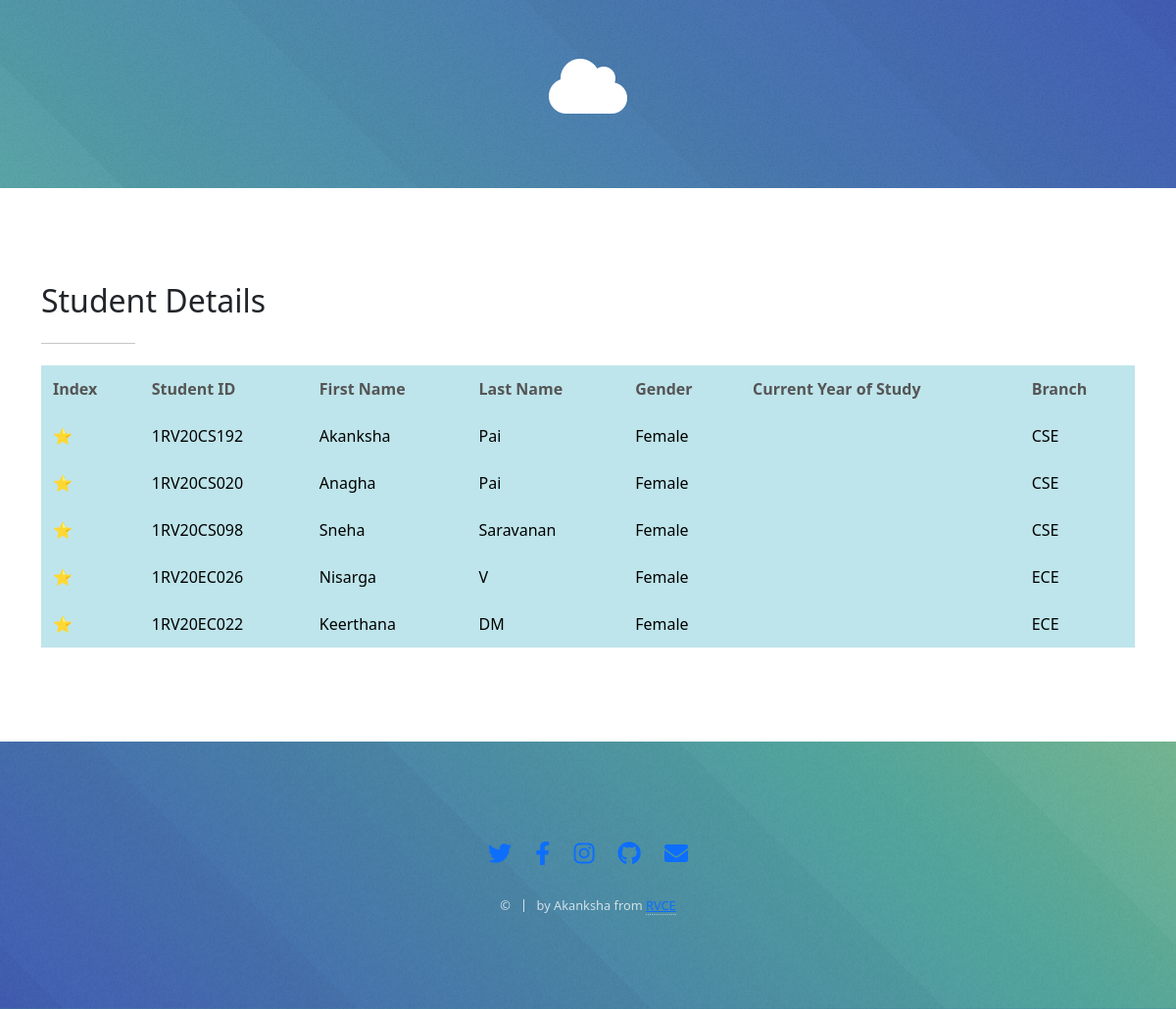
Screenshot of /view_student_details with the database file from the repository.
### app.py (models this page shows, shortened)
class Student(db.Model):
    __tablename__ = 'students'
    id = Column(Integer, primary_key=True)
    first_name = Column(String, nullable=False)
    last_name = Column(String, nullable=False)
    student_id = Column(String, nullable=False)
    dob = Column(String, nullable=False)
    gender = Column(String, nullable=True)
    semester = Column(String, nullable=True)
    branch = Column(String, nullable=True)
    photo_url = Column(String, nullable=True)
    def __repr__(self):
        return f'{self.student_id}'

### app.py (the view)
@app.route('/view_student_details')
def view_student_details():
    s = Student()
    students = s.query.all()
    return render_template('view_student_details.html', students=students)

### templates/view_student_details.html (shortened to what this page needs)
<!DOCTYPE html>
<html lang="en">
	<head>
		<link rel="stylesheet" href="{{ url_for('static', filename='assets/css/main.css') }}" />
        <link rel="stylesheet" href="https://maxcdn.bootstrapcdn.com/bootstrap/4.0.0/css/bootstrap.min.css">
		<link href="https://cdn.jsdelivr.net/npm/bootstrap@5.2.0-beta1/dist/css/bootstrap.min.css" rel="stylesheet">
	</head>
<body>
        <section id="header" style="height:10px">
				<div class="inner">
					<span class="icon solid major fa-cloud" style="top:-40px"></span>
				</div>
		</section>
        <section id="one" class="main style1">
				<div class="container">
							<header class="major">
								<h2>
									Student Details
								</h2>
							</header>
						<table class="table-info">
							<tr class="table-info">
									<td class="table-info"><b>Index</b></td>
									<td class="table-info"><b>Student ID</b></td>
									<td class="table-info"><b>First Name</b></td>
									<td class="table-info"><b>Last Name</b></td>
                                    <td class="table-info"><b>Gender</b></td>
									<td class="table-info"><b>Current Year of Study</b></td>
									<td class="table-info"><b>Branch</b></td>
							    </tr>
							{% for student in students %}
								<tr class="table-info">
									<td class="table-info">⭐</td>
									<td class="table-info"> {{ student }}</td>
									<td class="table-info">{{ student.first_name }}</td>
									<td class="table-info">{{ student.last_name }}</td>
                                    <td class="table-info">{{ student.gender }}</td>
									<td class="table-info">{{ student.year_of_engineering }}</td>
									<td class="table-info">{{ student.branch }}</td>
							    </tr>
							{% endfor %}
						</table>
                </div>
        </section>
        <section id="footer">
				<ul class="icons">
					<li><a href="#" class="icon brands alt fa-twitter"><span class="label">Twitter</span></a></li>
					<li><a href="#" class="icon brands alt fa-facebook-f"><span class="label">Facebook</span></a></li>
					<li><a href="#" class="icon brands alt fa-instagram"><span class="label">Instagram</span></a></li>
					<li><a href="#" class="icon brands alt fa-github"><span class="label">GitHub</span></a></li>
					<li><a href="#" class="icon solid alt fa-envelope"><span class="label">Email</span></a></li>
				</ul>
				<ul class="copyright">
					<li>&copy; </li><li>by Akanksha from <a href="https://www.rvce.edu.in/">RVCE</a></li>
				</ul>
		</section>
	</body>
</html>

### rows the page displays
Student: student "1RV20CS192", first_name "Akanksha", last_name "Pai", gender "Female", branch "CSE"
Student: student "1RV20CS020", first_name "Anagha", last_name "Pai", gender "Female", branch "CSE"
Student: student "1RV20CS098", first_name "Sneha", last_name "Saravanan", gender "Female", branch "CSE"
Student: student "1RV20EC026", first_name "Nisarga", last_name "V", gender "Female", branch "ECE"
Student: student "1RV20EC022", first_name "Keerthana", last_name "DM", gender "Female", branch "ECE"
